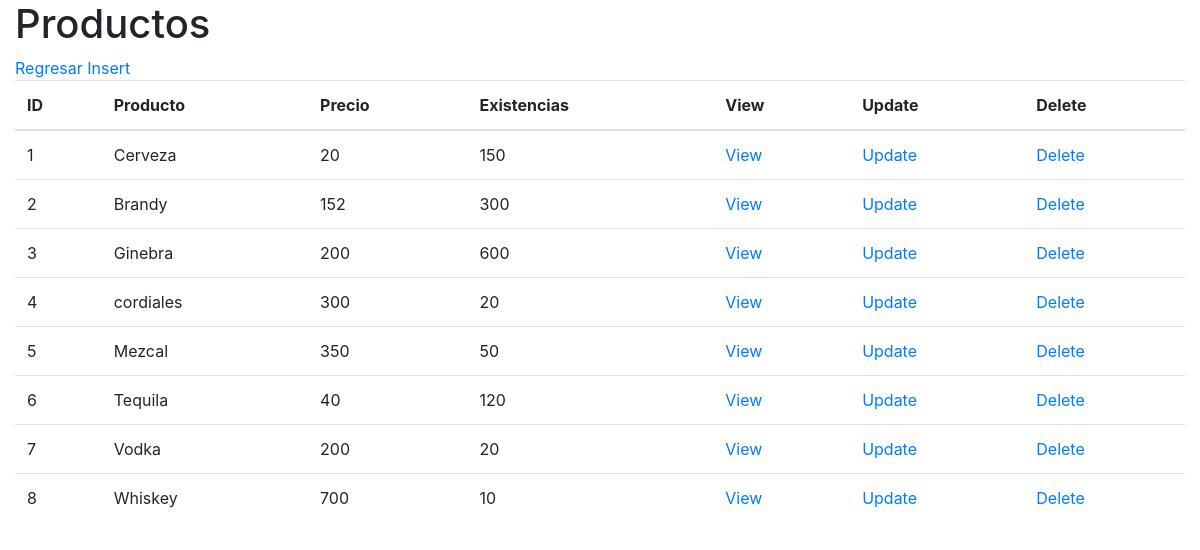
The app's page /productos/index.php with its own data.
### tables this page shows
CREATE TABLE productos(
id_producto		integer primary key AUTOINCREMENT ,
producto		text(20) not null, 
precio			integer(5) not null,
existencias		integer(5) not null
);

### productos/db/db_list.php (the view)
<?php
    $db = new SQLite3("../tienda.db");
    $resultado = $db->query("SELECT * from productos;");
    $table = "
        <table class='table'>
            <thead>
            <tr>
                <th>ID</th>
                <th>Producto</th>
                <th>Precio</th>
                <th>Existencias</th>
                <th>View</th>
                <th>Update</th>
                <th>Delete</th>
            </tr>
            </thead>
            ";
    print($table);
    while ($row = $resultado->fetchArray()) {
        $id_producto = $row['id_producto'];
        $producto = $row['producto'];
        $precio = $row['precio'];
        $existencias = $row['existencias'];
        $table = "
            <tr>
                <td>$id_producto</td>
                <td>$producto</td>
                <td>$precio</td>
                <td>$existencias</td>
                <td><a href='view.php?id_producto=$id_producto'>View</a></td>
                <td><a href='update.php?id_producto=$id_producto'>Update</a></td>
                <td><a href='delete.php?id_producto=$id_producto'>Delete</a></td>
            </tr>
        ";
        print($table);
    }
    print("</table>");
?>

### productos/index.php (shortened to what this page needs)
<!doctype html>
<html lang="en">
<head>
    <link rel="stylesheet" href="https://cdn.jsdelivr.net/npm/bootstrap@4.5.3/dist/css/bootstrap.min.css">
</head>
<body>
    <div class="container-fluid">
        <h1>Productos</h1>
        <a href="../index.php">Regresar</a>
        <a href="insert.php">Insert</a>
        <?php include 'db/db_list.php'; ?>
    </div>
</body>
</html>

### records on screen
productos: id_producto "1", producto "Cerveza", precio "20", existencias "150"
productos: id_producto "2", producto "Brandy", precio "152", existencias "300"
productos: id_producto "3", producto "Ginebra", precio "200", existencias "600"
productos: id_producto "4", producto "cordiales", precio "300", existencias "20"
productos: id_producto "5", producto "Mezcal", precio "350", existencias "50"
productos: id_producto "6", producto "Tequila", precio "40", existencias "120"
productos: id_producto "7", producto "Vodka", precio "200", existencias "20"
productos: id_producto "8", producto "Whiskey", precio "700", existencias "10"
